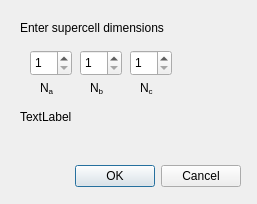
<?xml version="1.0" encoding="UTF-8"?>
<ui version="4.0">
 <class>Dialog</class>
 <widget class="QDialog" name="Dialog">
  <property name="geometry">
   <rect>
    <x>0</x>
    <y>0</y>
    <width>257</width>
    <height>204</height>
   </rect>
  </property>
  <property name="sizePolicy">
   <sizepolicy hsizetype="Fixed" vsizetype="Fixed">
    <horstretch>0</horstretch>
    <verstretch>0</verstretch>
   </sizepolicy>
  </property>
  <property name="windowTitle">
   <string>Change Supercell Dimensions</string>
  </property>
  <widget class="QDialogButtonBox" name="buttonBox">
   <property name="geometry">
    <rect>
     <x>60</x>
     <y>160</y>
     <width>181</width>
     <height>32</height>
    </rect>
   </property>
   <property name="orientation">
    <enum>Qt::Horizontal</enum>
   </property>
   <property name="standardButtons">
    <set>QDialogButtonBox::Cancel|QDialogButtonBox::Ok</set>
   </property>
  </widget>
  <widget class="QSpinBox" name="inputSupercell_a">
   <property name="geometry">
    <rect>
     <x>30</x>
     <y>50</y>
     <width>42</width>
     <height>26</height>
    </rect>
   </property>
   <property name="minimum">
    <number>1</number>
   </property>
  </widget>
  <widget class="QSpinBox" name="inputSupercell_b">
   <property name="geometry">
    <rect>
     <x>80</x>
     <y>50</y>
     <width>42</width>
     <height>26</height>
    </rect>
   </property>
   <property name="minimum">
    <number>1</number>
   </property>
  </widget>
  <widget class="QSpinBox" name="inputSupercell_c">
   <property name="geometry">
    <rect>
     <x>130</x>
     <y>50</y>
     <width>42</width>
     <height>26</height>
    </rect>
   </property>
   <property name="minimum">
    <number>1</number>
   </property>
  </widget>
  <widget class="QLabel" name="labelSupercell_a">
   <property name="geometry">
    <rect>
     <x>40</x>
     <y>80</y>
     <width>21</width>
     <height>16</height>
    </rect>
   </property>
   <property name="text">
    <string>N&lt;sub&gt;a&lt;/sub&gt;</string>
   </property>
  </widget>
  <widget class="QLabel" name="labelSupercell_b">
   <property name="geometry">
    <rect>
     <x>90</x>
     <y>80</y>
     <width>21</width>
     <height>16</height>
    </rect>
   </property>
   <property name="text">
    <string>N&lt;sub&gt;b&lt;/sub&gt;</string>
   </property>
  </widget>
  <widget class="QLabel" name="labelSupercell_c">
   <property name="geometry">
    <rect>
     <x>140</x>
     <y>80</y>
     <width>21</width>
     <height>16</height>
    </rect>
   </property>
   <property name="text">
    <string>N&lt;sub&gt;c&lt;/sub&gt;</string>
   </property>
  </widget>
  <widget class="QLabel" name="labelNumAtoms">
   <property name="geometry">
    <rect>
     <x>20</x>
     <y>110</y>
     <width>211</width>
     <height>41</height>
    </rect>
   </property>
   <property name="text">
    <string>TextLabel</string>
   </property>
   <property name="alignment">
    <set>Qt::AlignLeading|Qt::AlignLeft|Qt::AlignTop</set>
   </property>
  </widget>
  <widget class="QLabel" name="label">
   <property name="geometry">
    <rect>
     <x>20</x>
     <y>20</y>
     <width>171</width>
     <height>16</height>
    </rect>
   </property>
   <property name="text">
    <string>Enter supercell dimensions</string>
   </property>
  </widget>
 </widget>
 <resources/>
 <connections>
  <connection>
   <sender>buttonBox</sender>
   <signal>accepted()</signal>
   <receiver>Dialog</receiver>
   <slot>accept()</slot>
   <hints>
    <hint type="sourcelabel">
     <x>248</x>
     <y>254</y>
    </hint>
    <hint type="destinationlabel">
     <x>157</x>
     <y>274</y>
    </hint>
   </hints>
  </connection>
  <connection>
   <sender>buttonBox</sender>
   <signal>rejected()</signal>
   <receiver>Dialog</receiver>
   <slot>reject()</slot>
   <hints>
    <hint type="sourcelabel">
     <x>316</x>
     <y>260</y>
    </hint>
    <hint type="destinationlabel">
     <x>286</x>
     <y>274</y>
    </hint>
   </hints>
  </connection>
 </connections>
</ui>
